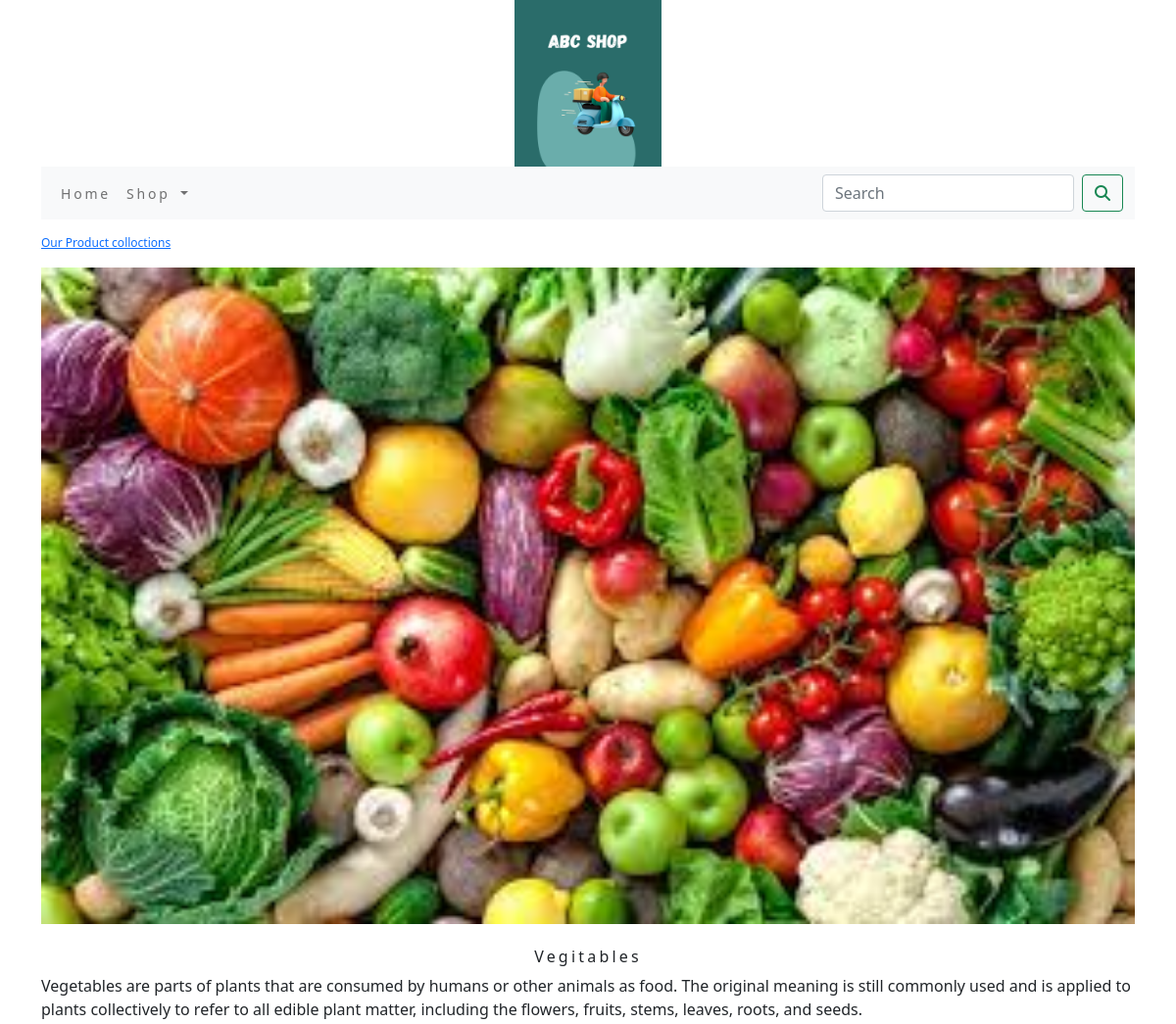
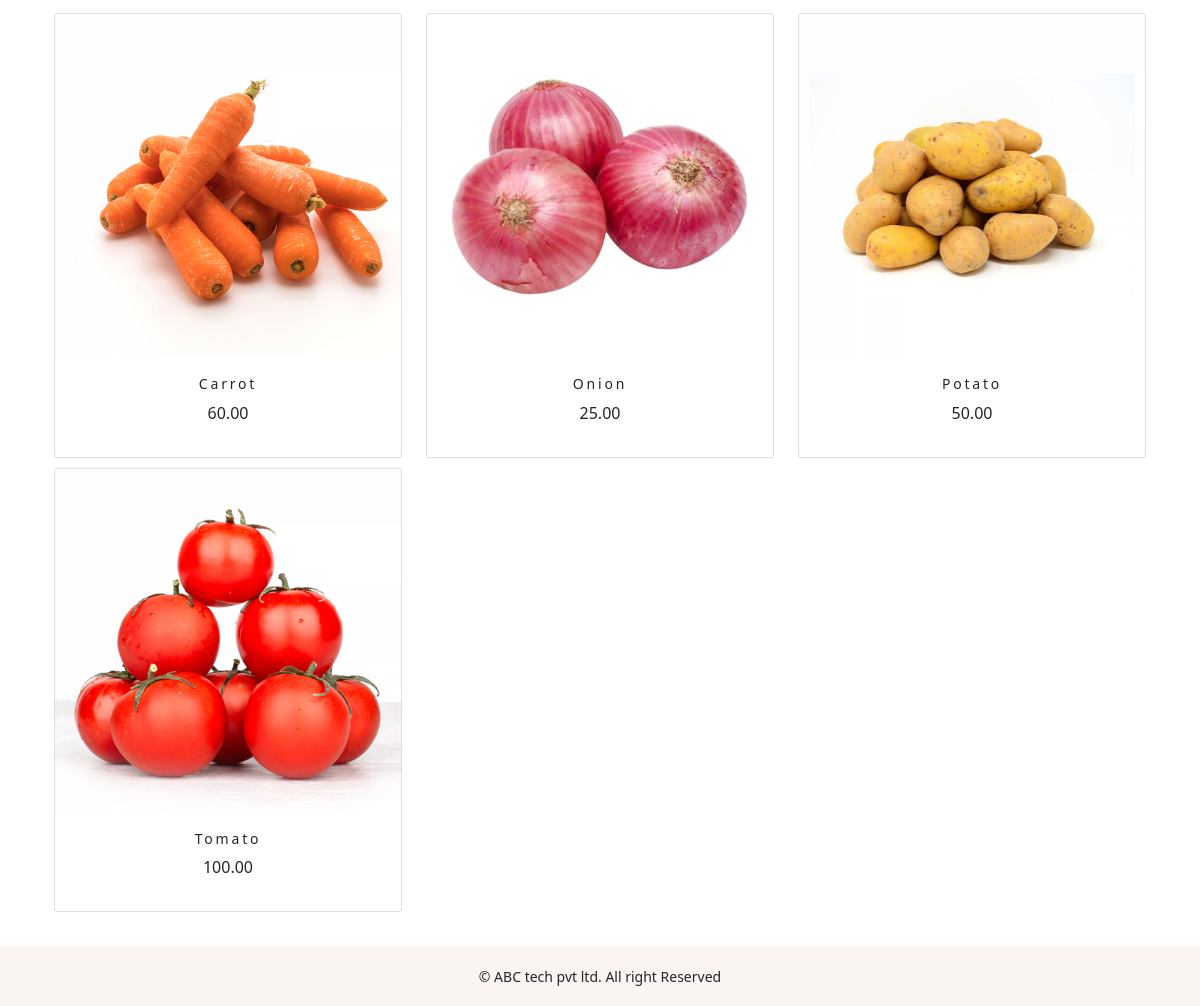
/shop/vegitables/, run on the app's committed database (2 pictures, top to bottom).
### ecomshopapp/models.py (models this page shows, shortened)
class Category(models.Model):
    name = models.CharField(max_length=250, unique=True)
    slug = models.SlugField(max_length=250, unique=True)
    description = models.TextField(blank=True)
    image = models.ImageField(upload_to='category', blank=True)
    class Meta:
        ordering = ('name',)
        verbose_name = 'category'
        verbose_name_plural = 'categories'
    def get_url(self):
        return reverse('ecomshopapp:products_by_category', args=[self.slug])

class Product(models.Model):
    name = models.CharField(max_length=250, unique=True)
    slug = models.SlugField(max_length=250, unique=True)
    description = models.TextField(blank=True)
    price = models.DecimalField(max_digits=10, decimal_places=2)
    category = models.ForeignKey(Category, on_delete=models.CASCADE)
    image = models.ImageField(upload_to='product', blank=True)
    stock = models.IntegerField()
    available = models.BooleanField(default=True)
    created = models.DateTimeField(auto_now_add=True)
    updated = models.DateTimeField(auto_now=True)
    def get_url(self):
        return reverse('ecomshopapp:prodCatdetail',args=[self.category.slug,self.slug])
    class Meta:
        ordering = ('name',)
        verbose_name = 'product'
        verbose_name_plural = 'products'

### ecomshopapp/views.py (the view)
# urls.py: path('', views.allProdCat, name='allProdCat'),
def allProdCat(request, c_slug=None):
    c_page = None
    products_list = None
    if c_slug is not None:
        c_page = get_object_or_404(Category, slug=c_slug)
        products_list = Product.objects.all().filter(category=c_page, available=True)
    else:
        products_list = Product.objects.all().filter(available=True)
    paginator = Paginator(products_list, 6)
    try:
        page = int(request.GET.get('page', '1'))
    except:
        page = 1
    try:
        products = paginator.page(page)
    except (EmptyPage, InvalidPage):
        products = paginator.page(paginator.num_pages)
    return render(request, "category.html", {'category': c_page, 'products': products})

### cart/context_processors.py (called while the page is built)
def counter(request):
    item_count=0
    if 'admin' in request.path:
        return {}
    else:
        try:
            cart=Cart.objects.filter(cart_id=_cart_id(request))
            car_items=CartItem.objects.all().filter(cart=cart[:1])
            for cart_item in car_items:
                item_count += cart_item.quantity
        except Cart.DoesNotExist:
            item_count=0
    return dict(item_count=item_count)

### cart/views.py (called while the page is built)
def _cart_id(request):
    cart = request.session.session_key
    if not cart:
        cart = request.session.create()
    return cart

### ecomshopapp/context_processors.py (called while the page is built)
def menu_links(request):
    links = Category.objects.all()
    return dict(links=links)

### templates/category.html (shortened to what this page needs)
{% extends 'base.html' %}
{% load static %}
{% block content%}
{% if category %}
    <div>
        <div class="row my_row_class">
            <div class="mx_auto">
            <p><a href="{% url 'ecomshopapp:allProdCat' %}">Our Product colloctions</a> </p>
        </div>
            </div>
    </div>
{% endif %}
    <div class="mx_auto">
        {% if category %}
            <img class="my_image" src="{{category.image.url}}" alt="{{category.name}}">
    </div><br>
    <div>
         <h1 class="text-center my_title">{{category.name}}</h1>
         <p class="justify">{{category.description}}</p>
    </div>
        {% endif %}
    <div class="container">
        <div class="row mx_auto">
            {% for product in products.object_list %}
            <div class="my_bottom_margin col-9 col-sm-12 col-md-4 col-md-4">
                <div class="card text-center" style="min-width:18rem;">
                    <a href="{{product.get_url}}"><img class="card-img-top my_image" src="{{product.image.url}}" alt="{{peoduct.name}}"></a>
                <div class="card-body">
                    <h4>{{product.name}}</h4>
                    <p>{{product.price}}</p>
                </div>
                </div>
            </div>
            {% endfor %}
        </div>
        <br>
    </div>
{% endblock %}

### static/css/custom.css (style rules this page uses)
.my_row_class { padding-top : 15px; }
.my_row_class .mx_auto { color : #000; font-size : 12px; }
.my_image { width : 100%; height : auto; }
.my_title { font-size : 16px; text_transform : uppercase; letter-spacing : .2em; }
.my_bottom_margin { margin-bottom : 10px; }
.card-body h4 { font-size : 14px; text_transform : uppercase; letter-spacing : .2em; }

### data on the page
Category: image (picture), name "Vegitables", description "Vegetables are parts of plants that are consumed by humans or other animals as food. The original meaning is still commonly used and is applied to plants collectively to refer to all edible plant matter, including the flowers, fruits, stems, leaves, roots, and seeds."
Product: image (picture), name "Carrot", price "60.00"
Product: image (picture), name "Onion", price "25.00"
Product: image (picture), name "Potato", price "50.00"
Product: image (picture), name "Tomato", price "100.00"
